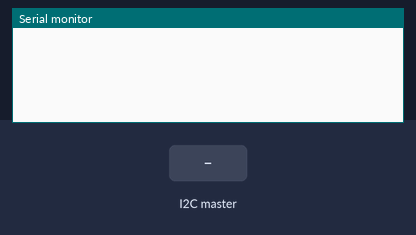
A sketch run on a simulated Arduino Nano, built with avr-gcc and run on an emulated ATmega328P. Shown: the last lines printed to the serial monitor. Inputs (shaded band) come from the test bench.

Above: at 1.2 s.
1.3 s: the I2C master sends the byte 1
At 2.1 s:
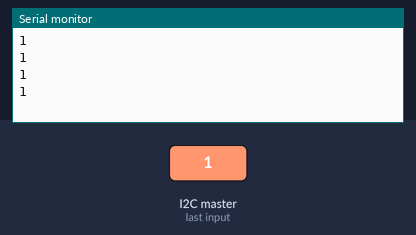
2.8 s: the I2C master sends the byte 90
At 3.6 s:
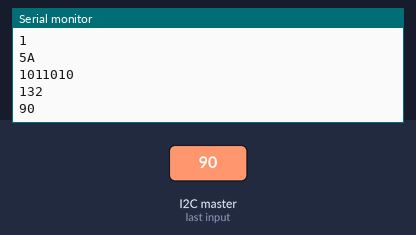
4.3 s: the I2C master sends the byte 200
At 4.8 s:
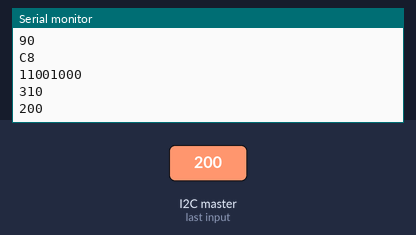
Timing chart, 0 to 7.3 s (numbered marks = the images above; inputs shaded):
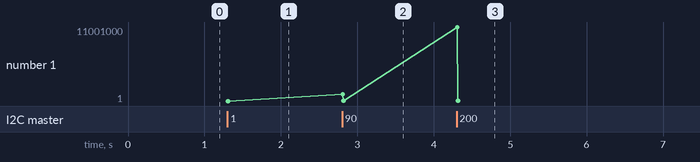

Measured:
- after the input at 1.3 s, the serial monitor: prints a new line at once (image 1)
- after the input at 2.8 s, the serial monitor: prints a new line at once (image 2)
- after the input at 4.3 s, the serial monitor: prints a new line at once (image 3)
- plotted number 1: 1 → 90 after the input at 2.8 s, 90 → 200 after the input at 4.3 s

The sketch:

arduino_i2c_slave.ino
```cpp
/**
 * Código para o dispositivo escravo receber dados do mestre.
 *
 * SLAVE: ARDUINO NANO ATMEGA328P
 *
 * Autor: Nicholas Zambetti
 * Adaptações: Ana Paula Messina
 *
 * 30/01/2019
 *
 */

#include <Wire.h>

void setup()
{
  Wire.begin(0x0A);
  Wire.onReceive(receiveEvent);
  Serial.begin(9600);
}

void loop() {}

void receiveEvent(int numBytes)
{
  while (1 < Wire.available())
  {
    char td = Wire.read();
    Serial.print(td);
  }
  int valor = Wire.read();
  Serial.println("");
  Serial.println(valor, HEX);
  Serial.println(valor, BIN);
  Serial.println(valor, OCT);
  Serial.println(valor);
}
```
